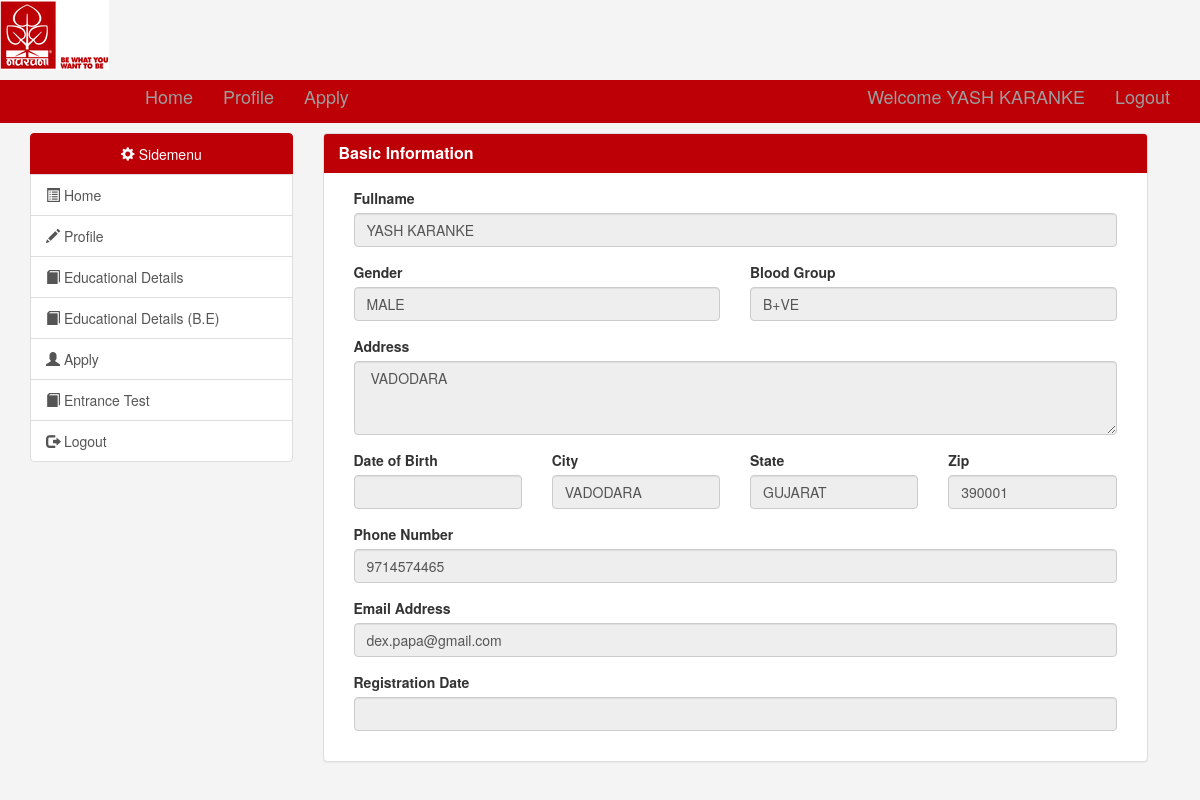
Screenshot of /home/profile.php (signed in) with the database file from the repository.
### tables this page shows
CREATE TABLE `student_data` (
  `ID` int(3) NOT NULL,
  `FULLNAME` varchar(70) DEFAULT NULL,
  `GENDER` varchar(8) DEFAULT NULL,
  `BGROUP` varchar(10) DEFAULT NULL,
  `ADDRESS` varchar(100) DEFAULT NULL,
  `CITY` varchar(20) DEFAULT NULL,
  `STATE` varchar(50) DEFAULT NULL,
  `ZIP` varchar(10) DEFAULT NULL,
  `PNUMBER` varchar(11) DEFAULT NULL,
  `EMAIL` varchar(60) DEFAULT NULL,
  `PASSWORD` varchar(100) DEFAULT NULL,
  `register_date` datetime DEFAULT NULL,
  `dob` varchar(10) DEFAULT NULL,
  `isActive` tinyint(1) DEFAULT NULL
);

### home/profile.php (the view, shortened to what this page needs)
<?php
	if(isset($_SESSION['email']))
	{
        $databaseHost = "localhost";
        $databaseUsername = "root";
        $databasePassword = "";
        $databaseName = "admission2018";
        $mysqli = new mysqli($databaseHost,$databaseUsername,$databasePassword,$databaseName);
        $query = "SELECT * FROM student_data WHERE email = '{$_SESSION['email']}'";
        $result = $mysqli->query($query) or die($mysqli->error);
        if($result->num_rows > 0) {
            while($row = $result->fetch_assoc()) {
                foreach($row as $val) {
                    $details[] = $val;
                }
            }
        }
     ?>
<?php include 'home-menu.php'; ?>
    <?php include 'user-side-menu.php'; ?>
        <div class="container">
            <div class="col-lg-9">
                <div class="panel panel-default">
                    <div class="panel-heading main-color-bg"> <h3 class="panel-title"><b>Basic Information</b></h3> </div>
                    <div class="panel-body">
                        <div class="col-lg-12">
                            <div class="row">
                                <div class="col-sm-12">
                                    <div class="row">
                                        <div class="col-sm-12 form-group">
                                            <label>Fullname</label>
                                            <input type="text" name="fullname" class="form-control" value= "<?php echo $details[1]; ?> " disabled>
                                        </div>
                                    </div>
                                    <div class="row">
                                        <div class="col-sm-6 form-group">
                                            <label>Gender</label>
                                            <input list="gender" name="gender" class="form-control" value= "<?php echo $details[2]; ?> " disabled>
                                        </div>
                                        <div class="col-sm-6 form-group">
                                            <label>Blood Group</label>
                                            <input type="textarea" name="bgroup" class="form-control" value= "<?php echo $details[3]; ?> " disabled>
                                        </div>
                                    </div>
                                    <div class="form-group">
                                        <label>Address</label>
                                        <textarea name="address" rows="3" cols="4" class="form-control"  disabled> <?php echo $details[4]; ?> </textarea>
                                    </div>
                                    <div class="row">
                                        <div class="col-sm-3 form-group">
                                            <label>Date of Birth</label>
                                            <input type="text" name="pnumber" class="form-control" value= "<?php echo $details[12]; ?> " disabled>
                                        </div>
                                        <div class="col-sm-3 form-group">
                                            <label>City</label>
                                            <input type="text" name="city" class="form-control" value= "<?php echo $details[5]; ?> " disabled>
                                        </div>
                                        <div class="col-sm-3 form-group">
                                            <label>State</label>
                                            <input type="text" name="state" class="form-control" value= "<?php echo $details[6]; ?> " disabled>
                                        </div>
                                        <div class="col-sm-3 form-group">
                                            <label>Zip</label>
                                            <input type="text" name="zip" class="form-control" value= "<?php echo $details[7]; ?> " disabled>
                                        </div>
                                    </div>
                                    <div class="form-group">
                                        <label>Phone Number</label>
                                        <input type="text" name="pnumber" class="form-control" value= "<?php echo $details[8]; ?> " disabled>
                                    </div>
                                    <div class="form-group">
                                        <label>Email Address</label>
                                        <input type="email" name="email" class="form-control" value= "<?php echo $details[9]; ?> " disabled>
                                    </div>
                                    <div class="form-group">
                                        <label>Registration Date</label>
                                        <input type="text" name="reg_date" class="form-control" value= "<?php echo $details[11]; ?> " disabled>
                                    </div>
                                </div>
                            </div>
                        </div>
                    </div>
                </div>
            </div>
</div>
    <?php
        }
        else
    {
        ?><?php
        echo 'not logged in';
    }
    ?>

### home/home-menu.php (shortened to what this page needs)
<?php
	if(isset($_SESSION['email']))
	{
        $databaseHost = "localhost";
        $databaseUsername = "root";
        $databasePassword = "";
        $databaseName = "admission2018";
        $mysqli = new mysqli($databaseHost,$databaseUsername,$databasePassword,$databaseName);
        $query = "SELECT * FROM student_data WHERE email = '{$_SESSION['email']}'";
        $result = $mysqli->query($query) or die($mysqli->error);
		if($result->num_rows > 0)
		{
			while($row = $result->fetch_assoc())
			{
				foreach($row as $val)
				{
                    $details[] = $val;
                }
            }
		}
	}
?>
<link rel="stylesheet" href="https://maxcdn.bootstrapcdn.com/bootstrap/3.3.7/css/bootstrap.min.css">
<link rel="stylesheet" type="text/css" href="css/nuv-color.css">
<link rel="stylesheet" href="style.css" type="text/css">
<a href="home.php"><img class="img" src="img/nuv_logo.png" /> </a>
<div class="navbar-nuvcolor navbar-inverse text-center h4">
		<div class="container-fluid">
				<div style="margin-left:100px;" class="collapse navbar-collapse" id="myNavbar">
						<ul class="nav navbar-nav vertical lclass" style="text-decoration:none;">
							<li><a class="link-3" href="index.php">Home</a> </li>
							<li><a class="link-3" href="profile.php">Profile</a></li>
							<li><a class="link-3" href="apply.php">Apply</a></li>
						</ul>
						<ul class="nav navbar-nav navbar-right horizontal">
								<p class="navbar-brand">Welcome <?php echo $details[1];?></p>
								<a href="logout.php" class="navbar-brand" >Logout</a>
						</ul>
				</div>
		</div>
</div>

### home/css/nuv-color.css (style rules this page uses)
.navbar-nuvcolor { background-color:#BD0006; }

### admin/css/style.css (style rules this page uses)
.navbar-nav > li > a, .navbar-brand { padding-top:6px !important; padding-bottom:0 !important; height: 33px; }
.main-color-bg { background-color: #BD0006 !important; border-color: #BD0006 !important; color:#ffffff !important; }

### rows the page displays
student_data: FULLNAME "YASH KARANKE", fullname "YASH KARANKE", gender "MALE", bgroup "B+VE", address "VADODARA", city "VADODARA", state "GUJARAT", zip "390001", pnumber "9714574465", email "dex.papa@gmail.com"
